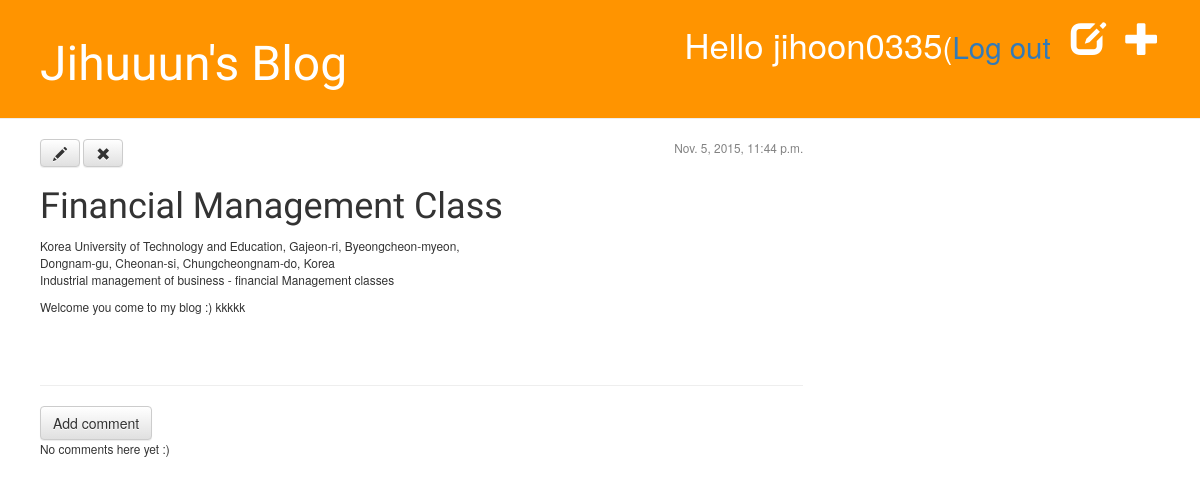
Page /post/4/ (signed in) on the earlier database version.
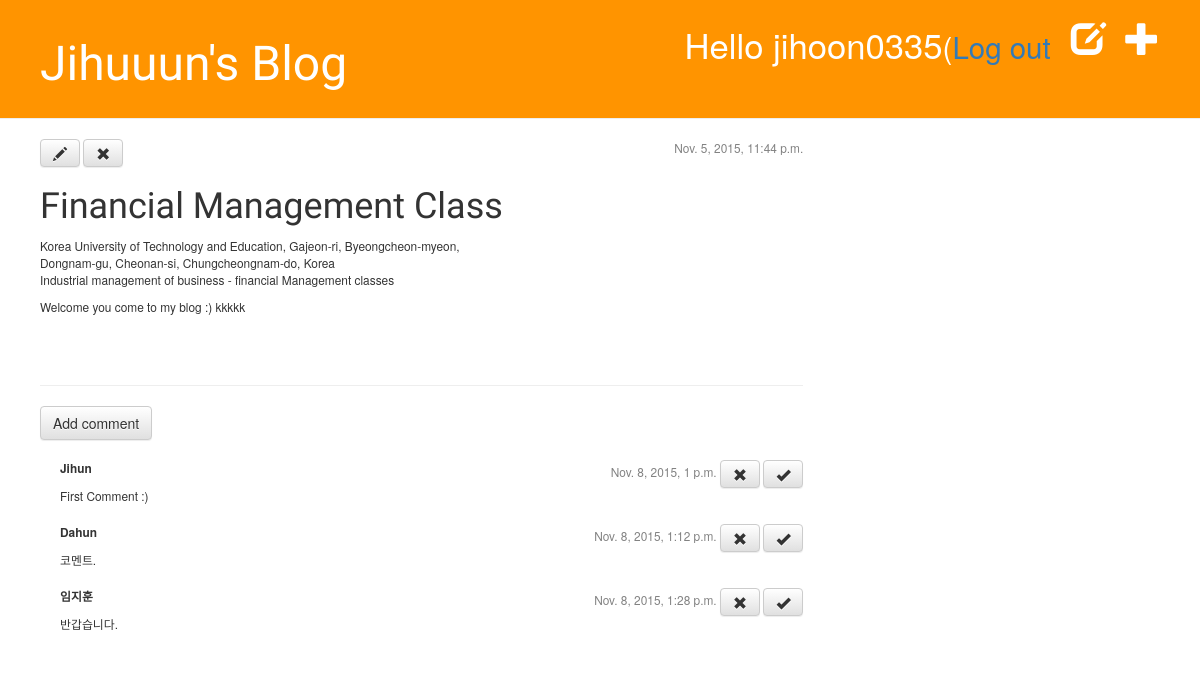
Same page on the later database version.
### blog/models.py (models this page shows, shortened)
class Post(models.Model):
    author = models.ForeignKey('auth.User')
    title = models.CharField(max_length=200)
    text = models.TextField()
    photo = models.ImageField(blank=True, null=True)
    created_date = models.DateTimeField(
        default=timezone.now)
    published_date = models.DateTimeField(
        blank=True, null=True)

class Comment(models.Model):
    post = models.ForeignKey('blog.Post', related_name='comments')
    author = models.CharField(max_length=200)
    text = models.TextField()
    created_date = models.DateTimeField(default=timezone.now)
    approved_comment = models.BooleanField(default=False)

### blog/views.py (the view)
# urls.py: url(r'^post/(?P<pk>[0-9]+)/$', views.post_detail, name='post_detail'),
def post_detail(request, pk):
	post = get_object_or_404(Post, pk=pk)
	return render(request, 'blog/post_detail.html', {'post': post})

### blog/templates/blog/post_detail.html (shortened to what this page needs)
{% extends "blog/base.html" %}
{% block content %}
    <div class="post">
        {% if post.published_date %}
            <div class="date">
                {{ post.published_date }}
            </div>
        {% endif %}
        <a class="btn btn-default" href="{% url "post_edit" pk=post.pk %}"><span class="glyphicon glyphicon-pencil"></span></a>
        <a class="btn btn-default" href="{% url "post_remove" pk=post.pk %}"><span class="glyphicon glyphicon-remove"></span></a>
        <h1>{{ post.title }}</h1>
        <p>{{ post.text|linebreaks }}</p>
    </div>
    <hr>
    <a class="btn btn-default" href="{% url "add_comment_to_post" pk=post.pk %}">Add comment</a>
    {% for comment in post.comments.all %}
        {% if user.is_authenticated or comment.approved_comment %}
        <div class="comment">
            <div class="date">
                {{ comment.created_date }}
                {% if not comment.approved_comment %}
                    <a class="btn btn-default" href="{% url 'comment_remove' pk=comment.pk %}"><span class='glyphicon glyphicon-remove'></span></a>
                    <a class="btn btn-default" href="{% url 'comment_approve' pk=comment.pk %}"><span class='glyphicon glyphicon-ok'></span></a>
                {% endif %}
            </div>
            <strong>{{ comment.author }}</strong>
            <p>{{ comment.text|linebreaks }}</p>
        </div>
        {% endif %}
    {% empty %}
        <p>No comments here yet :)</p>
    {% endfor %}
{% endblock %}

### blog/templates/blog/base.html (shortened to what this page needs)
{% load staticfiles %}
<html>
	<head>
		<link rel="stylesheet" href="//maxcdn.bootstrapcdn.com/bootstrap/3.2.0/css/bootstrap.min.css">
		<link rel="stylesheet" href="//maxcdn.bootstrapcdn.com/bootstrap/3.2.0/css/bootstrap-theme.min.css">
		<link rel="stylesheet" href="{% static "css/blog.css" %}">
	</head>
	<body>
		<div class="page-header">
			{% if user.is_authenticated %}
			<a href="{% url "post_new" %}" class="top-menu"><span class="glyphicon glyphicon-plus"></span></a>
			<a href="{% url "post_draft_list" %}" class="top-menu"><span class="glyphicon glyphicon-edit"></span></a>
			<p class="top-menu">Hello {{ user.username }}<small>(<a href="{% url "django.contrib.auth.views.logout" %}">Log out
			{% else %}
			<a href="{% url "django.contrib.auth.views.login" %}" class="top-menu"><span class="glyphicon glyphicon-lock"></span
			{% endif %}
			<h1><a href="{% url "blog.views.post_list" %}">Jihuuun's Blog</a></h1>
		</div>
			<div class="content">
				<div class="row">
				<div class="col-md-8">
				{% block content %}
				{% endblock %}
				</div>
			</div>
		</div>
	</body>
</html>

### blog/static/css/blog.css (style rules this page uses)
.page-header { background-color: #ff9400; margin-top: 0; padding: 20px 20px 20px 40px; }
.page-header h1, .page-header h1 a, .page-header h1 a:visited, .page-header h1 a:active { color: #ffffff; font-size: 36pt; text-decoration: none; }
.content { margin-left: 40px; }
h1, h2, h3, h4 { font-family: 'Indie Flower', cursive; }
.date { float: right; color: #828282; }
.top-menu, .top-menu:hover, .top-menu:visited { color: #ffffff; float: right; font-size: 26pt; margin-right: 20px; }
.post { margin-bottom: 70px; }
.comment { margin: 20px 0px 20px 20px; }

Differences in the rows shown:
added Comment: created_date "Nov. 8, 2015, 1 p.m.", approved_comment False (drawn), author "Jihun", text "First Comment :)"
added Comment: created_date "Nov. 8, 2015, 1:12 p.m.", approved_comment False (drawn), author "Dahun", text "코멘트."
added Comment: created_date "Nov. 8, 2015, 1:28 p.m.", approved_comment False (drawn), author "임지훈", text "반갑습니다."
Other differences:
text no longer shown: "No comments here yet :)"
